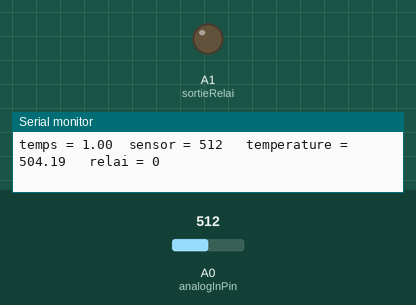
This sketch was run on a simulated Arduino Uno, built with avr-gcc and run on an emulated ATmega328P. Shown: output pins drawn as LEDs (lit = HIGH), the last lines printed to the serial monitor. The test bench sets the inputs (shaded band); at power-on: A0 (analogInPin) = 512.

Above: at 1.3 s.
1.4 s: A0 (analogInPin) set to 297
2.9 s: A0 (analogInPin) set to 270
At 3.7 s:
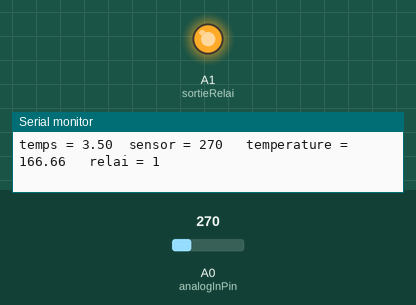
4.5 s: A0 (analogInPin) set to 306
At 5.0 s:
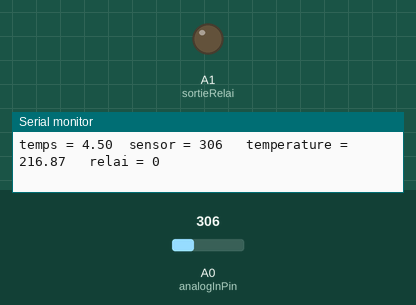
7.5 s: A0 (analogInPin) set to 180
At 8.8 s:
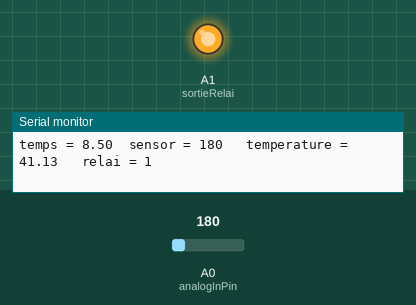
Timing chart, 0 to 10.5 s (numbered marks = the images above; inputs shaded):
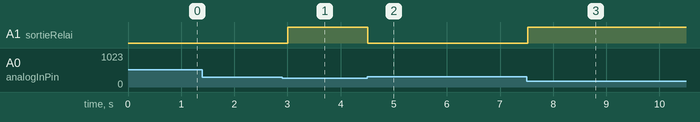

Measured:
- the behaviour switches between 287 and 286 on A0 (analogInPin) (found by bisection; images 0 and 1)
- after the input at 2.9 s, A1 (sortieRelai): LOW → HIGH after 0.11 s
- after the input at 4.5 s, A1 (sortieRelai): HIGH → LOW at once
- after the input at 7.5 s, A1 (sortieRelai): LOW → HIGH at once

The sketch:

plastifieuse.ino
```cpp
// Programme régulant la température de la plastifieuse

const int analogInPin = A0;  // Sonde
const int sortieRelai = A1;  // Activation relai
const int sortieLED = 13;

int sensorValue = 0;        // Valeur analogique lue depuis la sonde

// Intervalle de température dans lequel on souhaite se maintenir
//
// TODO: Utiliser un seul seuil au lieu d’un intervalle vu l’inertie thermique
// de 10 °C mesurée
const int MINTEMP = 189;
const int MAXTEMP = 190;

// État du relai, inutilisé pour l’instant
int etatRelai = 0;

// Temps depuis lequel on effectue les mesures (pour le tracé)
float temps = 0;

float sensorToTemp(int sensorValue) {
  // Conversion de la valeur sur 1024 en température en °C (trouvé via reg. linéaire)
  // Vérification : < 4 °C de différence avec valeur sonde JK (quand > 100 °C)
  //                plus grande différence en basses températures (< 15 °C quand < 50°C) car manque de points dans cette zone dans la régression
  // Précision    : ~1.40 °C pour 1/1024 de changement
  return ((float) sensorValue ) * 1.394769865 - 209.9322514775;
}

void setup() {
  // Utilisation d'une entrée analogique en sortie pour faciliter le cablage
  pinMode(sortieRelai, OUTPUT);

  // Utilisation communication série pour relever la température
  Serial.begin(9600);

  // Mise en chauffe du relai au départ
  digitalWrite(sortieRelai, HIGH);
}

void loop() {
  // Lecture de la valeur de la sonde et conversion en température
  sensorValue = analogRead(analogInPin);
  float temp = sensorToTemp(sensorValue);

  if (temp > MAXTEMP) {
    // Trop chaud, on coupe la résistance
    digitalWrite(sortieRelai, LOW);
    digitalWrite(sortieLED, LOW);
    etatRelai = 0;
  } else if (temp < MINTEMP) {
    // Trop froid, on allume la résistance
    digitalWrite(sortieRelai, HIGH);
    digitalWrite(sortieLED, HIGH);
    etatRelai = 1;
  }

  // Données utiles de mesure à envoyer au PC pour contrôle
  Serial.print("temps = ");
  Serial.print(temps);
  Serial.print("\tsensor = " );
  Serial.print(sensorValue);
  Serial.print("\t temperature = ");
  Serial.print(temp);
  Serial.print("\t relai = ");
  Serial.print(etatRelai);
  Serial.print("\n");

  // Attente pour ne pas spammer le port série et pour ne pas commuter le relai
  // trop rapidement si oscillation
  delay(500);

  // Incrémentation du temps en conséquence de cette pause
  temps += 0.5;
}
```
